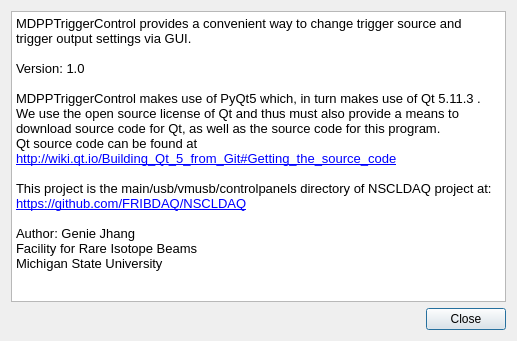
<?xml version="1.0" encoding="UTF-8"?>
<ui version="4.0">
 <class>About</class>
 <widget class="QDialog" name="About">
  <property name="geometry">
   <rect>
    <x>0</x>
    <y>0</y>
    <width>517</width>
    <height>341</height>
   </rect>
  </property>
  <property name="windowTitle">
   <string>About MDPPTriggerControl</string>
  </property>
  <layout class="QVBoxLayout" name="verticalLayout_2">
   <item>
    <widget class="QTextBrowser" name="textBrowser">
     <property name="html">
      <string>&lt;!DOCTYPE HTML PUBLIC &quot;-//W3C//DTD HTML 4.0//EN&quot; &quot;http://www.w3.org/TR/REC-html40/strict.dtd&quot;&gt;
&lt;html&gt;&lt;head&gt;&lt;meta name=&quot;qrichtext&quot; content=&quot;1&quot; /&gt;&lt;style type=&quot;text/css&quot;&gt;
p, li { white-space: pre-wrap; }
&lt;/style&gt;&lt;/head&gt;&lt;body style=&quot; font-family:'Ubuntu'; font-size:10pt; font-weight:400; font-style:normal;&quot;&gt;
&lt;p style=&quot; margin-top:0px; margin-bottom:0px; margin-left:0px; margin-right:0px; -qt-block-indent:0; text-indent:0px;&quot;&gt;MDPPTriggerControl provides a convenient way to change trigger source and trigger output settings via GUI.&lt;/p&gt;
&lt;p style=&quot;-qt-paragraph-type:empty; margin-top:0px; margin-bottom:0px; margin-left:0px; margin-right:0px; -qt-block-indent:0; text-indent:0px;&quot;&gt;&lt;br /&gt;&lt;/p&gt;
&lt;p style=&quot; margin-top:0px; margin-bottom:0px; margin-left:0px; margin-right:0px; -qt-block-indent:0; text-indent:0px;&quot;&gt;Version: 1.0&lt;/p&gt;
&lt;p style=&quot;-qt-paragraph-type:empty; margin-top:0px; margin-bottom:0px; margin-left:0px; margin-right:0px; -qt-block-indent:0; text-indent:0px;&quot;&gt;&lt;br /&gt;&lt;/p&gt;
&lt;p style=&quot; margin-top:0px; margin-bottom:0px; margin-left:0px; margin-right:0px; -qt-block-indent:0; text-indent:0px;&quot;&gt;MDPPTriggerControl makes use of PyQt5 which, in turn makes use of Qt 5.11.3 . We use the open source license of Qt and thus must also provide a means to download source code for Qt, as well as the source code for this program.&lt;/p&gt;
&lt;p style=&quot; margin-top:0px; margin-bottom:0px; margin-left:0px; margin-right:0px; -qt-block-indent:0; text-indent:0px;&quot;&gt;Qt source code can be found at&lt;/p&gt;
&lt;p style=&quot; margin-top:0px; margin-bottom:0px; margin-left:0px; margin-right:0px; -qt-block-indent:0; text-indent:0px;&quot;&gt;&lt;a href=&quot;http://wiki.qt.io/Building_Qt_5_from_Git#Getting_the_source_code&quot;&gt;&lt;span style=&quot; text-decoration: underline; color:#0000ff;&quot;&gt;http://wiki.qt.io/Building_Qt_5_from_Git#Getting_the_source_code&lt;/span&gt;&lt;/a&gt;&lt;/p&gt;
&lt;p style=&quot;-qt-paragraph-type:empty; margin-top:0px; margin-bottom:0px; margin-left:0px; margin-right:0px; -qt-block-indent:0; text-indent:0px;&quot;&gt;&lt;br /&gt;&lt;/p&gt;
&lt;p style=&quot; margin-top:0px; margin-bottom:0px; margin-left:0px; margin-right:0px; -qt-block-indent:0; text-indent:0px;&quot;&gt;This project is the main/usb/vmusb/controlpanels directory of NSCLDAQ project at:&lt;/p&gt;
&lt;p style=&quot; margin-top:0px; margin-bottom:0px; margin-left:0px; margin-right:0px; -qt-block-indent:0; text-indent:0px;&quot;&gt;&lt;a href=&quot;https://github.com/FRIBDAQ/NSCLDAQ&quot;&gt;&lt;span style=&quot; text-decoration: underline; color:#0000ff;&quot;&gt;https://github.com/FRIBDAQ/NSCLDAQ&lt;/span&gt;&lt;/a&gt;&lt;/p&gt;
&lt;p style=&quot;-qt-paragraph-type:empty; margin-top:0px; margin-bottom:0px; margin-left:0px; margin-right:0px; -qt-block-indent:0; text-indent:0px;&quot;&gt;&lt;br /&gt;&lt;/p&gt;
&lt;p style=&quot; margin-top:0px; margin-bottom:0px; margin-left:0px; margin-right:0px; -qt-block-indent:0; text-indent:0px;&quot;&gt;Author: Genie Jhang&lt;/p&gt;
&lt;p style=&quot; margin-top:0px; margin-bottom:0px; margin-left:0px; margin-right:0px; -qt-block-indent:0; text-indent:0px;&quot;&gt;Facility for Rare Isotope Beams&lt;/p&gt;
&lt;p style=&quot; margin-top:0px; margin-bottom:0px; margin-left:0px; margin-right:0px; -qt-block-indent:0; text-indent:0px;&quot;&gt;Michigan State University&lt;/p&gt;&lt;/body&gt;&lt;/html&gt;</string>
     </property>
    </widget>
   </item>
   <item>
    <widget class="QDialogButtonBox" name="buttonBox">
     <property name="orientation">
      <enum>Qt::Horizontal</enum>
     </property>
     <property name="standardButtons">
      <set>QDialogButtonBox::Close</set>
     </property>
    </widget>
   </item>
  </layout>
 </widget>
 <resources/>
 <connections>
  <connection>
   <sender>buttonBox</sender>
   <signal>clicked(QAbstractButton*)</signal>
   <receiver>About</receiver>
   <slot>close()</slot>
   <hints>
    <hint type="sourcelabel">
     <x>320</x>
     <y>455</y>
    </hint>
    <hint type="destinationlabel">
     <x>319</x>
     <y>239</y>
    </hint>
   </hints>
  </connection>
 </connections>
</ui>
